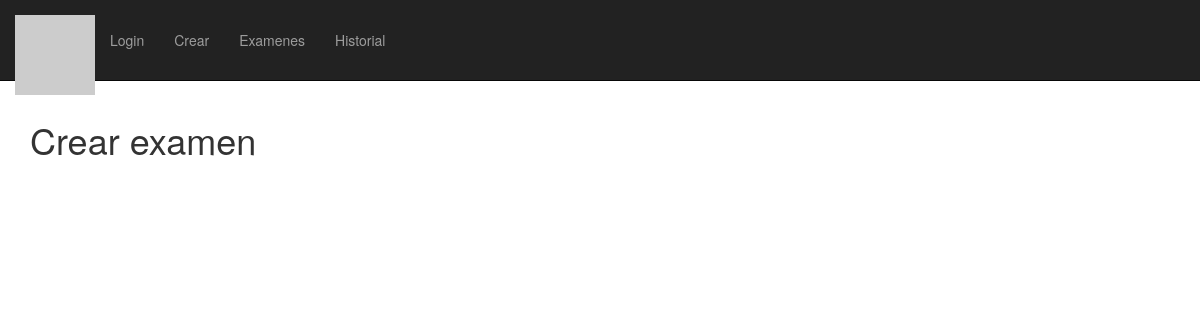
The page /exams/create/ on the database as committed earlier.
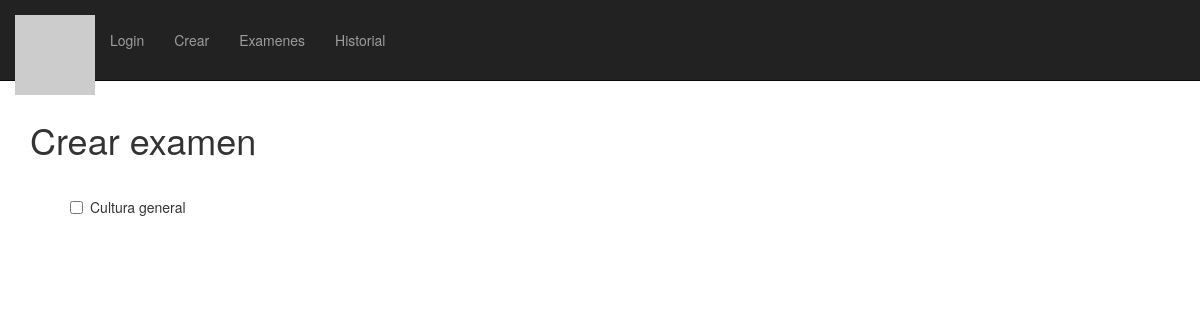
The same page on the database as committed later.
### exams/models.py (models this page shows, shortened)
class Tag(models.Model):
    question = models.ManyToManyField(Question, through='QuestionTag')
    tag_text = models.CharField(max_length=200)

### exams/views.py (the view)
def create(request):
    tags = Tag.objects.all()
    sorted(tags, key=lambda tag: tag.tag_text)
    questions = Question.objects.all()
    return render(request, 'exams/create.html', {'tags':tags, 'questions':questions})

### exams/templates/exams/create.html (shortened to what this page needs)
{% extends "base.html" %}
{% block header %}Crear examen{% endblock %}
{% block content %}
{% if tags %}
    <ul>
    {% for tag in tags %}
        <label class="checkbox-inline" for="tag{{ tag.id }}">
            <input type="checkbox" name="tag{{ tag.id }}" id="tag{{ tag.id }}" value="{{ tag.id }}" /> {{ tag.tag_text }}
        </label>
    {% endfor %}
    </ul>
{% endif %}
{% endblock %}

Rows that differ between the two databases and show on the page:
added Tag: tag_text "Cultura general"
